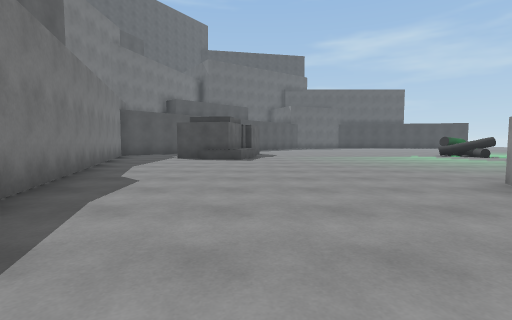
[1] (above)

20 first-person views from a walk through a scene from a Unity 3-D project. The camera is 1.2 m above the floor, tilts 4° down and sees 85° across. The floor is counted in squares, 2 m on a side. Each view is taken from the middle of a square. On the plan, view 1 faces up. The plan holds only what a view shows up to about 9 squares ahead; the rest is blank. The place goes on beyond the plan.

[2]
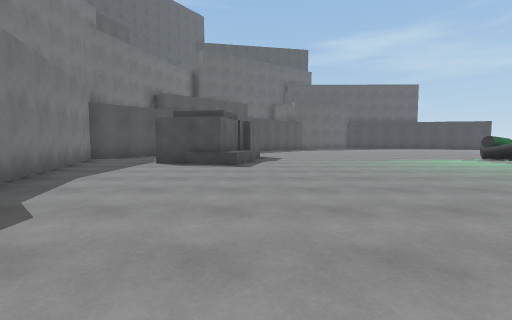

[3]
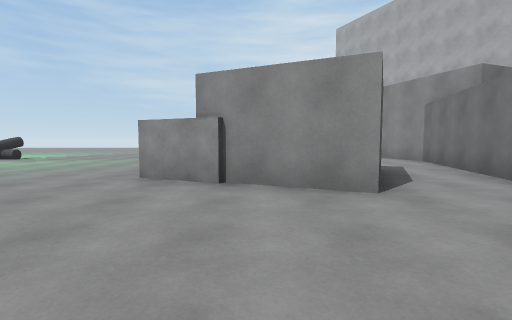

[4]
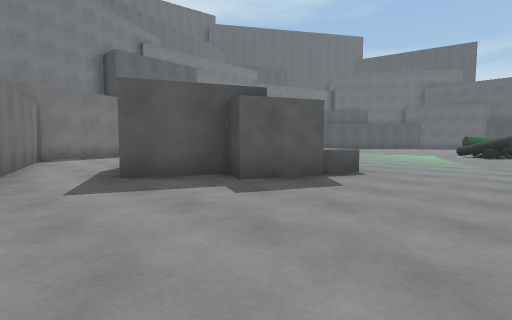

[5]
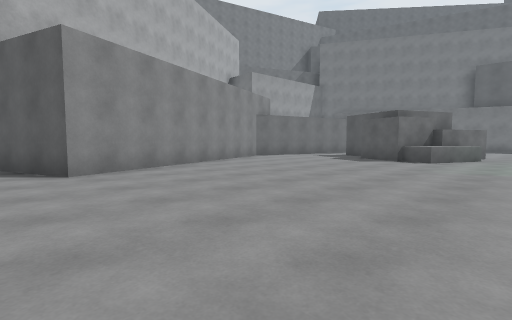

[6]
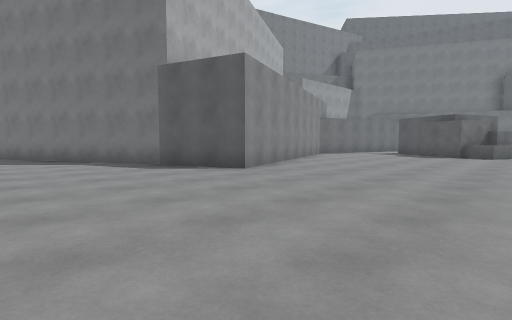

[7]
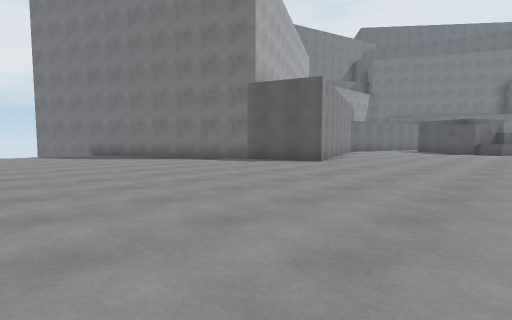

[8]
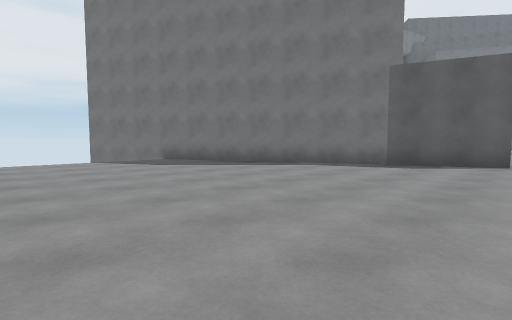

[9]
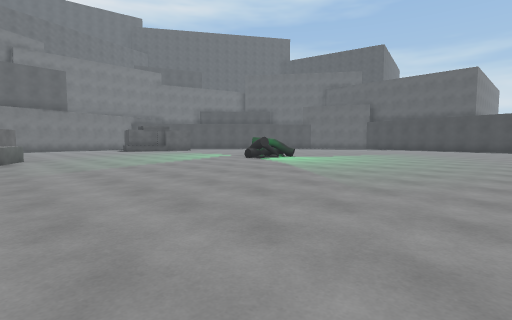

[10]
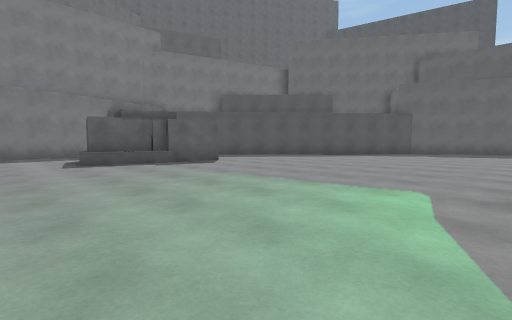

[11]
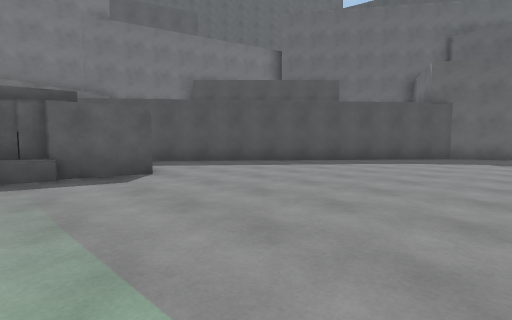

[12]
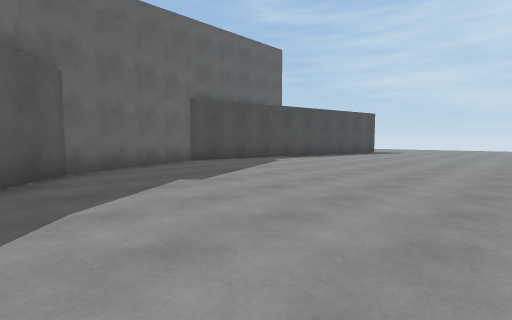

[13]
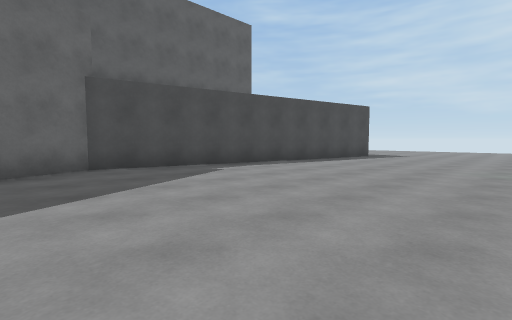

[14]
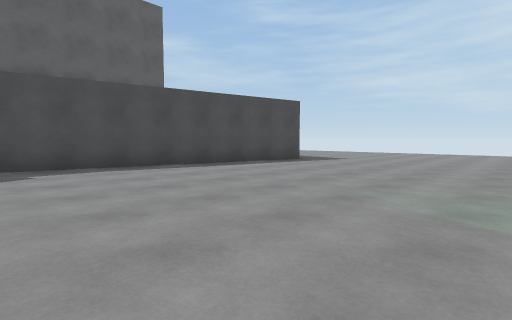

[15]
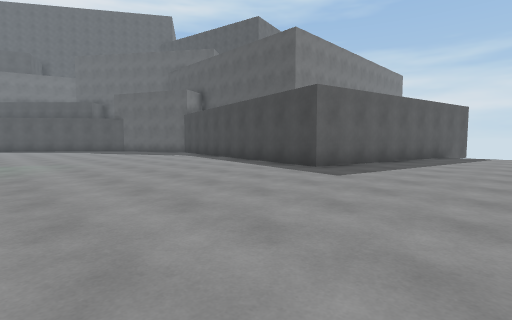

[16]
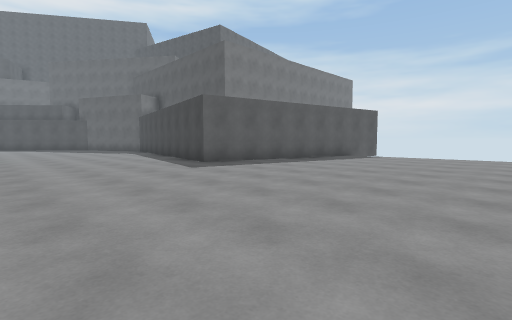

[17]
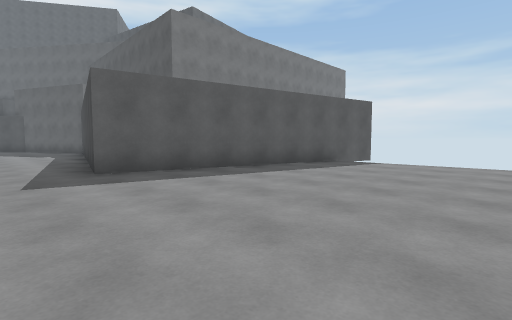

[18]
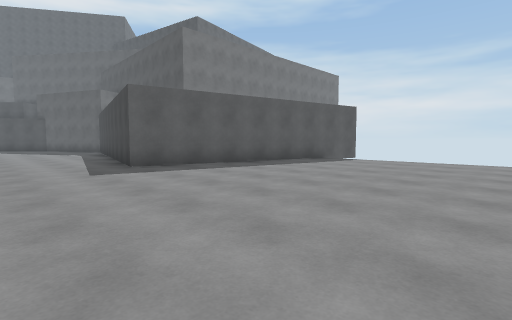

[19]
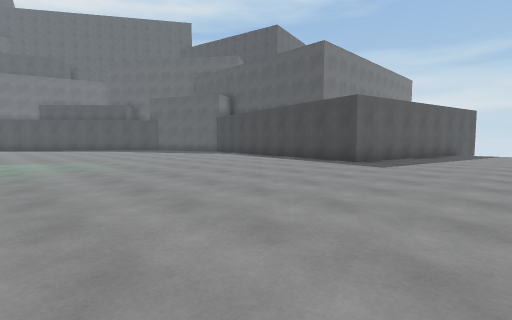

[20]
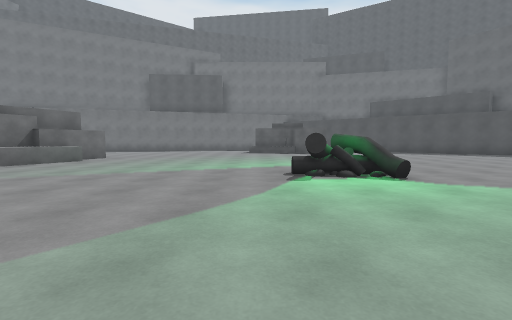

### Floor plan
Points are (right, up) in squares from view 1. A wall is a line through its corners. A room is listed if a view was taken in it or the views show most of it. See-through windows are left out.
Room 1 (views 1, 2, 3, 4, 5, 6, 7, 8, 9, 10, 11, 12, 13, 14, 15, 16, 17, 18, 19, 20)
walls: (2.5, 1.4) (3.6, 3.8) (5.3, 3.1) (5.2, 2.8) (6.4, 2.2) (5.8, 0.8) (5.1, 1.2) (4.4, -0.4); (0.2, 12.3) (-0.2, 10.7); (-0.4, 10.9) (-0.9, 9) (-2.7, 9.4); (-1.7, 0.1) (-1.5, -0.6) (7.1, -2.9) (14, -0.4) (14.8, -2.6) (17.8, -8.6); (-5.2, 10.8) (-2.6, 2.8); (17, 27.6) (15.5, 20.5) (6.6, 22.4) (3.1, 20.7) (-2.9, 13.6)
low walls: (4.8, 4) (6.7, 3.1) (6.2, 2.2); (0, 10.9) (-0.5, 8.7) (-1.8, 9)
objects: other object (7, 10) to (8, 11)

Positions as (right, up) in squares from view 1, and headings:
1: (0, 0), facing up
2: (0, 2), facing up
3: (-1, 2), facing right
4: (9, -2), facing up-left
5: (15, 5), facing down-left
6: (18, 4), facing down-left
7: (21, 4), facing down-left
8: (22, 0), facing down-left
9: (15, 3), facing up-left
10: (7, 7), facing up-left
11: (5, 10), facing up-left
12: (2, 15), facing up-right
13: (5, 16), facing up-right
14: (8, 15), facing up-right
15: (19, 15), facing up-left
16: (22, 16), facing up-left
17: (21, 19), facing up-left
18: (22, 18), facing up-left
19: (19, 13), facing up-left
20: (13, 9), facing left
